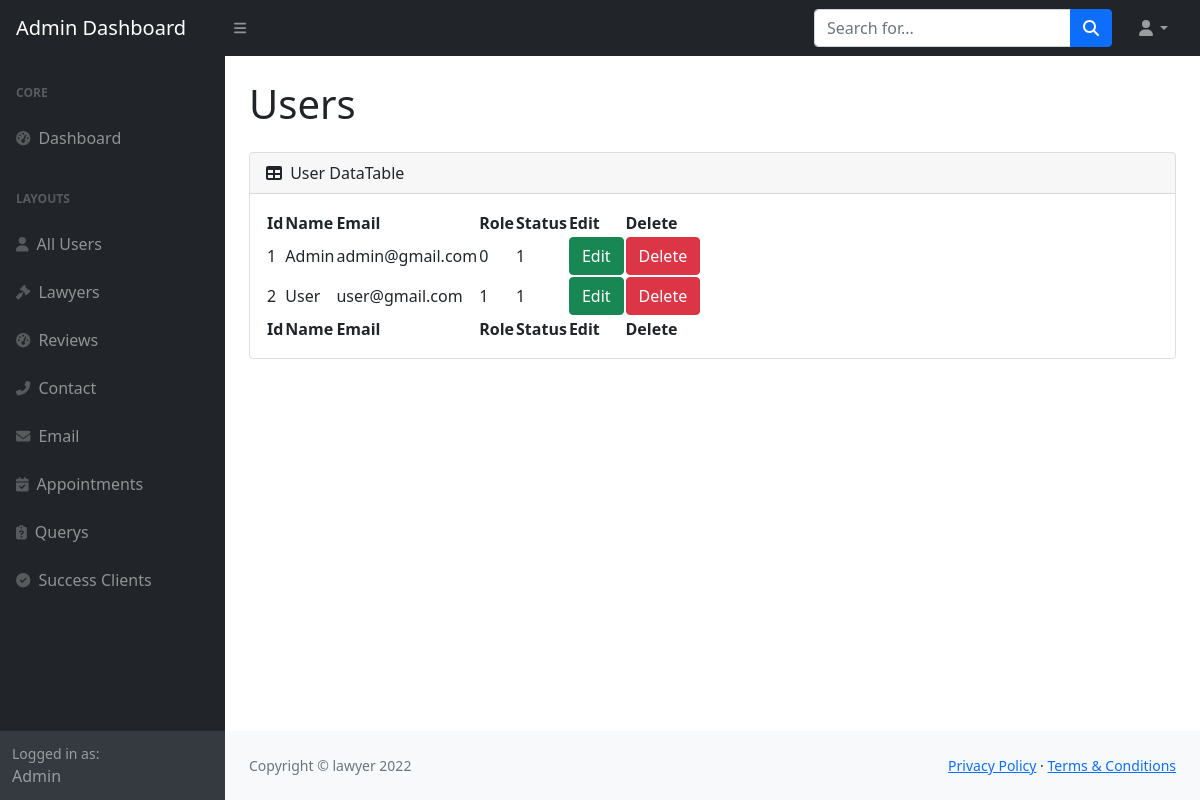
The page /Admin/users.php (signed in) on the database its author committed.
### tables this page shows
CREATE TABLE `user` (
  `Id` int(11) NOT NULL,
  `Name` varchar(255) NOT NULL,
  `Email` varchar(255) NOT NULL,
  `Password` varchar(255) NOT NULL,
  `Role` varchar(255) NOT NULL DEFAULT '1',
  `Status` varchar(255) NOT NULL DEFAULT '1'
);

### Admin/users.php (the view, shortened to what this page needs)
<?php
    include_once("./include/conn.inc.php");
    include_once("./header.php");
    if ($_SESSION["role"] == "0") {
?>
<div id="layoutSidenav_content">
    <main>
        <div class="container-fluid px-4">
            <h1 class="mt-4 mb-4">Users</h1>
            <div class="card mb-4">
                <div class="card-header">
                    <i class="fas fa-table me-1"></i>
                    User DataTable
                </div>
                <div class="card-body">
                    <table id="datatablesSimple">
                        <thead>
                            <tr>
                                <th>Id</th>
                                <th>Name</th>
                                <th>Email</th>
                                <th>Role</th>
                                <th>Status</th>
                                <th>Edit</th>
                                <th>Delete</th>
                            </tr>
                        </thead>
                        <tfoot>
                            <tr>
                                <th>Id</th>
                                <th>Name</th>
                                <th>Email</th>
                                <th>Role</th>
                                <th>Status</th>
                                <th>Edit</th>
                                <th>Delete</th>
                            </tr>
                        </tfoot>
                        <?php
                            $query = "SELECT * FROM `user`";
                            $result = mysqli_query($conn, $query);
                            if (mysqli_num_rows($result)) {
                                while ($row = mysqli_fetch_array($result)) {
                        ?>
                        <tbody>
                            <tr>
                                <td><?php echo $row[0] ?></td>
                                <td><?php echo $row[1] ?></td>
                                <td><?php echo $row[2] ?></td>
                                <td><?php echo $row[4] ?></td>
                                <td><?php echo $row[5] ?></td>
                                <td><button type="button" class="btn btn-success editbtn">Edit</button></td>
                                <div class="modal fade" id="editmodal" tabindex="-1" aria-labelledby="editModalLabel" aria-hidden="true">
                                <td><button type="button" value="<?php echo $row[0]; ?>" class="btn btn-danger deleteBtn" data-bs-toggle="modal" data-bs-target="#modalDelete">Delete</button></td>
                            </tr>
                        </tbody>
                        <?php
                                }
                            }
                        ?>
                    </table>
                </div>
            </div>
        </div>
    </main>
<?php
include_once("footer.php");
?>
<?php
    }
    else {
    ?>
    <script>
        window.location.assign("../Admin/login.php");
    </script>
    <?php
    }
?>

### rows shown on the page
user: Id "1", Name "Admin", Email "admin@gmail.com", Role "0", Status "1"
user: Id "2", Name "User", Email "user@gmail.com", Role "1", Status "1"

### other values the page prints
$_SESSION["name"] "Admin"
